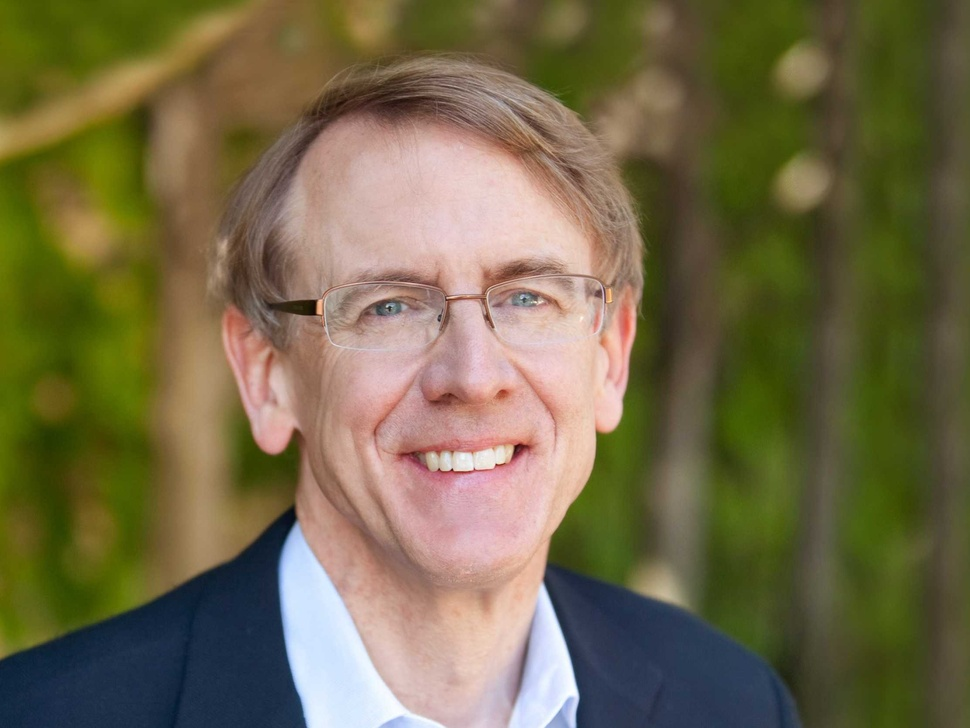
#> input picture data/wm30-glasses-3.jpg, 970 x 728 px, shrunk from 2225 x 1669 before the run
$ python main.py
#> lines starting #> are read from the running program, lines starting #| are printed output that depends on the picture; after the words box and inside, x2 and y2 are one past the last pixel; in counts of white or black regions, pixels touching at a corner belong together
#! -*- coding: utf-8 -*-

import cv2
import numpy as np
from config import *

print("Eye type: ", eye)
print("Face image path: ", img_path)

wname = "Face Detection"
cv2.namedWindow(wname)

img = cv2.imread(img_path)
#> img is the input picture: shape (728, 970, 3); mean B, G, R 73.7, 106.1, 115.4
gray = cv2.cvtColor(img, cv2.COLOR_BGR2GRAY)
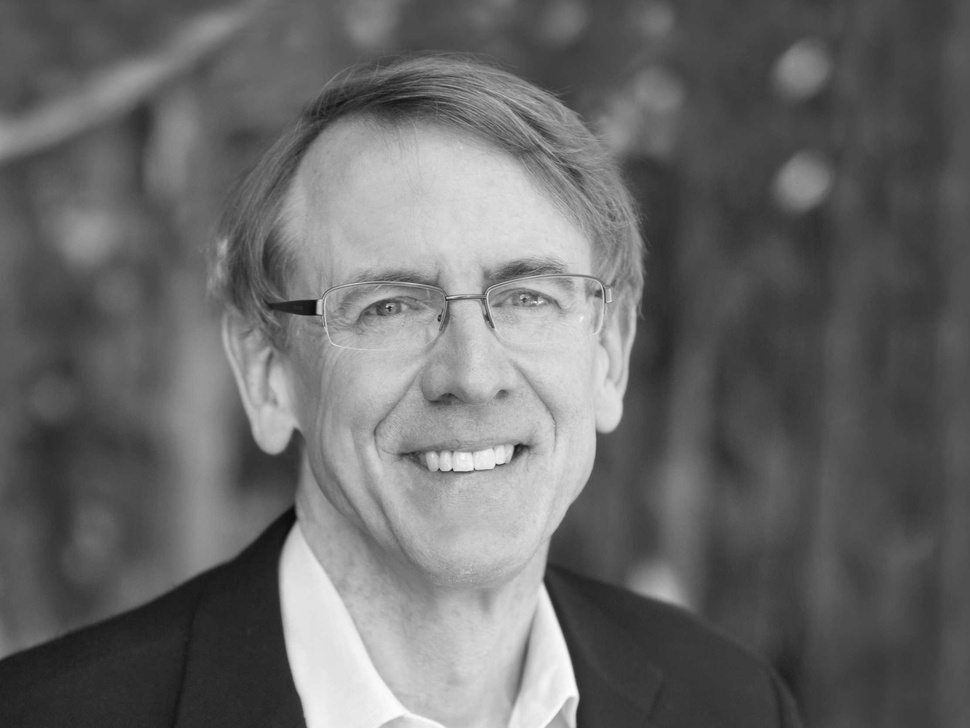
#> gray: shape (728, 970); min 9, max 254, mean 105.2

face_classifier = cv2.CascadeClassifier(face_types[face])
eye_classifier = cv2.CascadeClassifier(eye_types[eye])

faces = face_classifier.detectMultiScale(gray, scaleFactor=1.1, minNeighbors=5, minSize=(30, 30))
#> faces = [[272, 148, 387, 387]]
for (x, y, w, h) in faces:
  cv2.rectangle(img, (x, y), (x + w, y + h), color=(0, 255, 0), thickness=2)
#> this loop made 1 pass
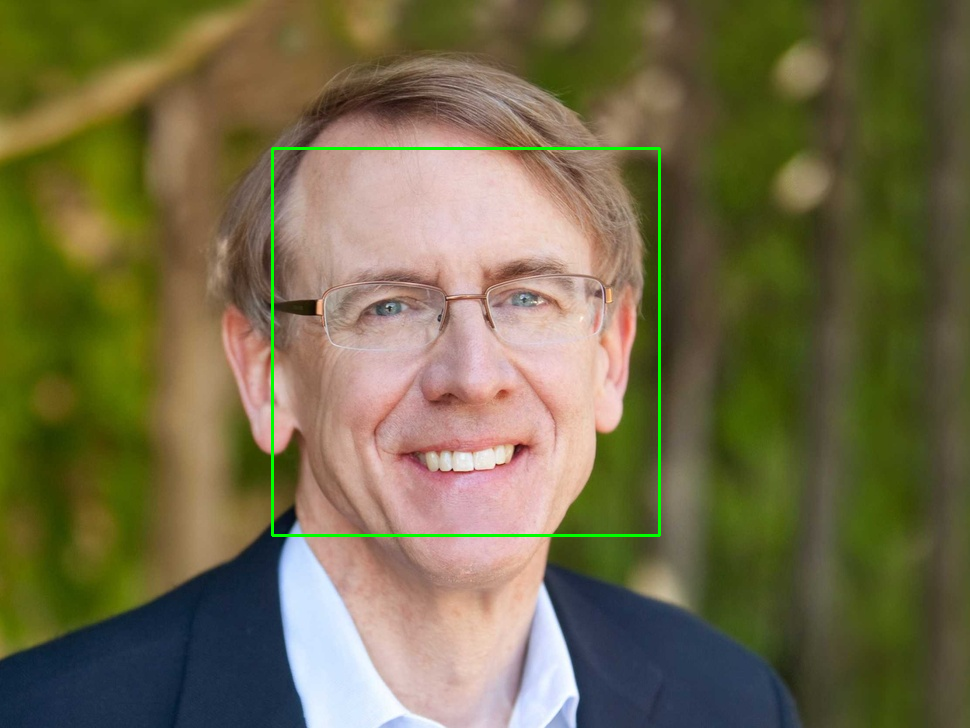
#> img: shape (728, 970, 3); 0.66% of pixels changed, all inside (x1, y1, x2, y2) = (271, 147, 661, 537)

eyes = eye_classifier.detectMultiScale(gray, scaleFactor=1.1, minNeighbors=5, minSize=(10, 10))
#> eyes = [[509, 277, 45, 45], [358, 285, 49, 49], [394, 445, 26, 26], [499, 433, 39, 39], [492, 274, 47, 47]]
for (x, y, w, h) in eyes:
  cv2.rectangle(img, (x, y), (x + w, y + h), color=(0, 0, 255), thickness=2)
#> this loop made 5 passes
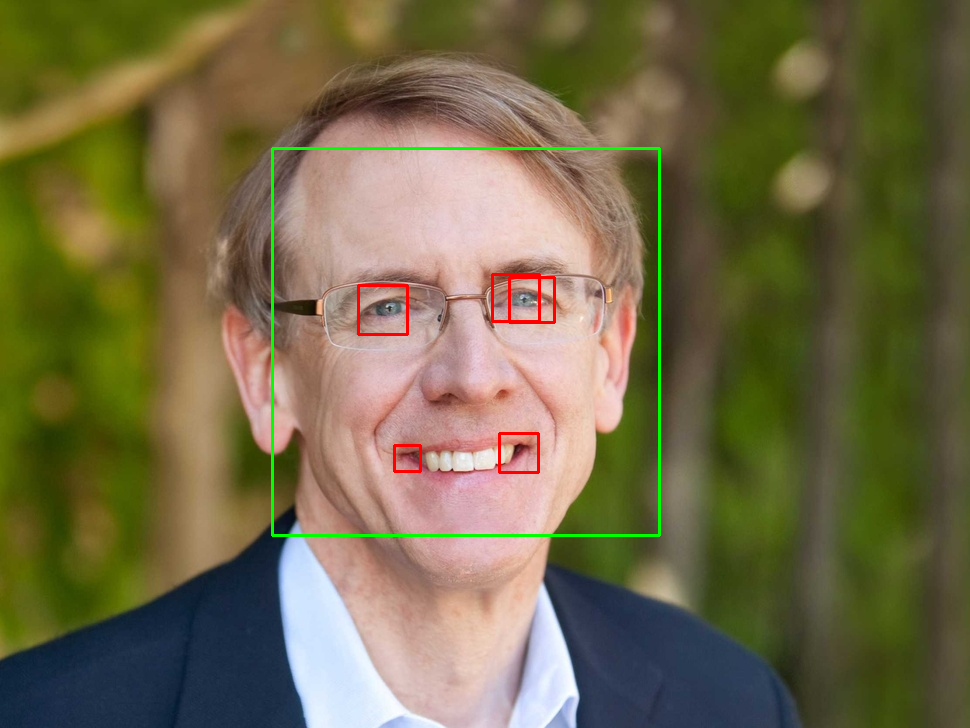
#> img: shape (728, 970, 3); 0.34% of pixels changed, all inside (x1, y1, x2, y2) = (357, 273, 556, 474)

cv2.imshow(wname, img)


cv2.waitKey(0)
cv2.destroyAllWindows()

$ run again, with data/5d4ae5ea100a2411da63051d-750-562.jpg copied over data/wm30-glasses-3.jpg
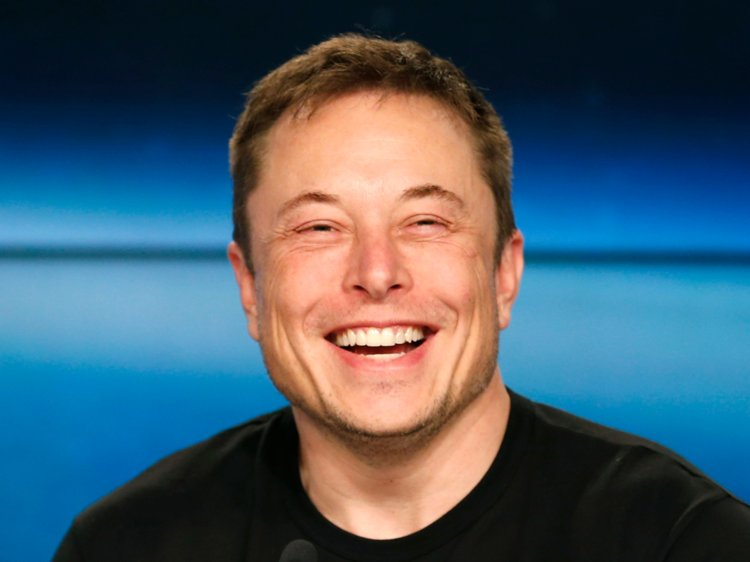
#> input picture data/5d4ae5ea100a2411da63051d-750-562.jpg, 750 x 562 px
#> img is the input picture: shape (562, 750, 3); mean B, G, R 104.7, 89.9, 67.6
#> faces = [[227, 108, 298, 298]]
#> the loop `for (x, y, w, h) in faces:` made 1 pass
#> after the loop `for (x, y, w, h) in faces:`:
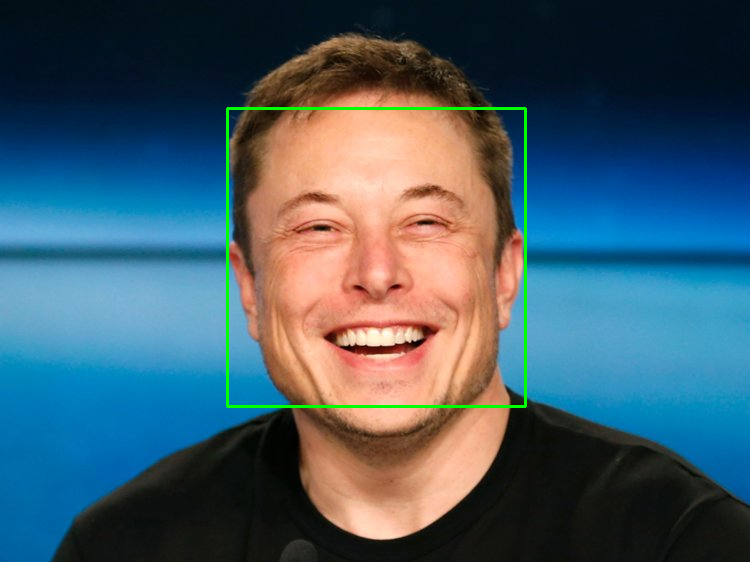
#> img: shape (562, 750, 3); 0.85% of pixels changed, all inside (x1, y1, x2, y2) = (226, 107, 527, 408)
#> eyes = [[269, 82, 54, 54]]
#> the loop `for (x, y, w, h) in eyes:` made 1 pass
#> after the loop `for (x, y, w, h) in eyes:`:
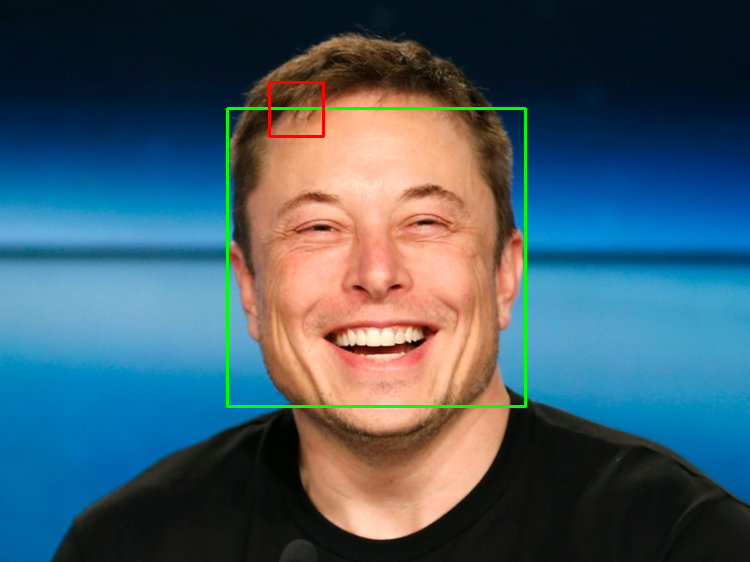
#> img: shape (562, 750, 3); 0.15% of pixels changed, all inside (x1, y1, x2, y2) = (268, 81, 325, 138)

$ run again, with data/wm30-1.jpeg copied over data/wm30-glasses-3.jpg
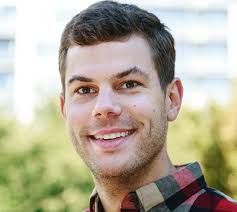
#> input picture data/wm30-1.jpeg, 237 x 212 px
#> img is the input picture: shape (212, 237, 3); mean B, G, R 153.4, 172.7, 180.2
#> faces = [[48, 39, 123, 123]]
#> the loop `for (x, y, w, h) in faces:` made 1 pass
#> after the loop `for (x, y, w, h) in faces:`:
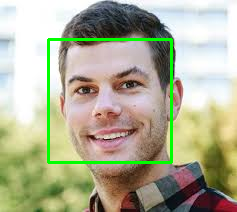
#> img: shape (212, 237, 3); 2.93% of pixels changed, all inside (x1, y1, x2, y2) = (47, 38, 173, 164)
#> eyes = [[111, 69, 31, 31], [69, 76, 28, 28], [74, 124, 27, 27]]
#> the loop `for (x, y, w, h) in eyes:` made 3 passes
#> after the loop `for (x, y, w, h) in eyes:`:
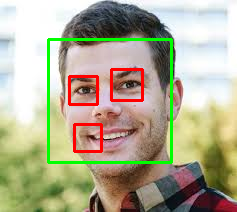
#> img: shape (212, 237, 3); 2.03% of pixels changed, all inside (x1, y1, x2, y2) = (68, 68, 144, 153)
